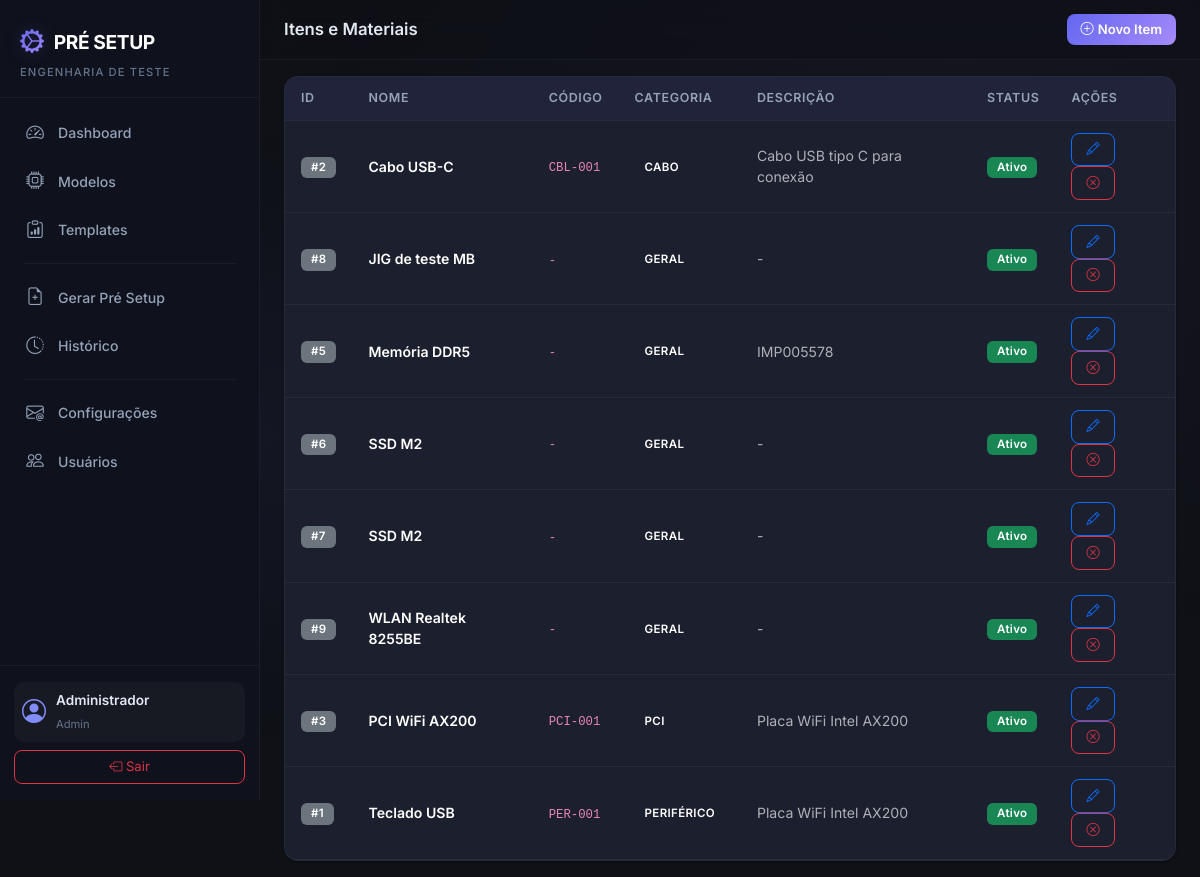
/items/ (signed in), run on the app's committed database.
### app/models.py (models this page shows, shortened)
class User(UserMixin, db.Model):
    __tablename__ = 'users'
    id = db.Column(db.Integer, primary_key=True)
    name = db.Column(db.String(150), nullable=False)
    email = db.Column(db.String(150), unique=True, nullable=False)
    password_hash = db.Column(db.String(256), nullable=False)
    profile = db.Column(db.String(50), nullable=False, default='Engenharia')  # Admin, Engenharia
    is_active_user = db.Column(db.Boolean, default=True)
    created_at = db.Column(db.DateTime, default=datetime.utcnow)
    setups = db.relationship('PreSetup', backref='user', lazy='dynamic')
    @property
    def is_active(self):
        return self.is_active_user

class Item(db.Model):
    __tablename__ = 'items'
    id = db.Column(db.Integer, primary_key=True)
    product_model_id = db.Column(db.Integer, db.ForeignKey('product_models.id'), nullable=True) # Temporarily nullable for migration
    name = db.Column(db.String(200), nullable=False)
    internal_code = db.Column(db.String(50), unique=False, nullable=True) # Removing unique constraint for simplicity
    category = db.Column(db.String(50), nullable=False, default='GERAL')
    description = db.Column(db.Text, nullable=True)
    image_filename = db.Column(db.String(300), nullable=True)
    quantity = db.Column(db.Integer, nullable=False, default=1)
    is_active = db.Column(db.Boolean, default=True)
    created_at = db.Column(db.DateTime, default=datetime.utcnow)

### app/items/routes.py (the view)
@items_bp.route('/')
@login_required
def index():
    items = Item.query.order_by(Item.category, Item.name).all()
    return render_template('items/index.html', items=items, categories=CATEGORIES)

### app/models.py (called while the page is built)
@login_manager.user_loader
def load_user(user_id):
    return User.query.get(int(user_id))

### app/templates/items/index.html (shortened to what this page needs)
{% extends "base.html" %}
{% block page_title %}Itens e Materiais{% endblock %}
{% block page_actions %}
<button class="btn btn-primary btn-sm" data-bs-toggle="modal" data-bs-target="#createModal">
    <i class="bi bi-plus-circle me-1"></i>Novo Item
</button>
{% endblock %}
{% block content %}
<div class="card card-custom">
    <div class="card-body p-0">
        {% if items %}
        <div class="table-responsive">
            <table class="table table-custom mb-0">
                <thead>
                    <tr>
                        <th>ID</th>
                        <th>Nome</th>
                        <th>Código</th>
                        <th>Categoria</th>
                        <th>Descrição</th>
                        <th>Status</th>
                        <th>Ações</th>
                    </tr>
                </thead>
                <tbody>
                    {% for item in items %}
                    <tr>
                        <td><span class="badge bg-secondary">#{{ item.id }}</span></td>
                        <td class="fw-semibold">{{ item.name }}</td>
                        <td><code>{{ item.internal_code or '-' }}</code></td>
                        <td><span class="badge bg-outline-category">{{ item.category }}</span></td>
                        <td class="text-muted small">{{ item.description or '-' }}</td>
                        <td>
                            {% if item.is_active %}
                                <span class="badge bg-success">Ativo</span>
                            {% else %}
                                <span class="badge bg-danger">Inativo</span>
                            {% endif %}
                        </td>
                        <td>
                            <button class="btn btn-sm btn-outline-primary" data-bs-toggle="modal" data-bs-target="#editModal{{ item.id }}" title="Editar">
                                <i class="bi bi-pencil"></i>
                            </button>
                            <form method="POST" action="{{ url_for('items.toggle_status', item_id=item.id) }}" class="d-inline">
                                <button type="submit" class="btn btn-sm btn-outline-{{ 'danger' if item.is_active else 'success' }}" title="{{ 'Desativar' if item.is_active else 'Ativar' }}">
                                    <i class="bi bi-{{ 'x-circle' if item.is_active else 'check-circle' }}"></i>
                                </button>
                            </form>
                        </td>
                    </tr>
                    {% endfor %}
                </tbody>
            </table>
        </div>
        {% else %}
        <div class="text-center py-5">
            <i class="bi bi-box-seam display-4 text-muted"></i>
            <p class="text-muted mt-3">Nenhum item cadastrado.</p>
        </div>
        {% endif %}
    </div>
</div>
{% endblock %}

### app/templates/base.html (shortened to what this page needs)
<!DOCTYPE html>
<html lang="pt-BR" data-bs-theme="dark">
<head>
    <link href="https://cdn.jsdelivr.net/npm/bootstrap@5.3.3/dist/css/bootstrap.min.css" rel="stylesheet">
    <link href="https://cdn.jsdelivr.net/npm/bootstrap-icons@1.11.3/font/bootstrap-icons.min.css" rel="stylesheet">
    <link rel="stylesheet" href="{{ url_for('static', filename='css/style.css') }}">
</head>
<body>
    {% if current_user.is_authenticated %}
    <nav class="sidebar" id="sidebar">
        <div class="sidebar-header">
            <div class="sidebar-brand">
                <i class="bi bi-gear-wide-connected"></i>
                <span>PRÉ SETUP</span>
            </div>
            <small class="sidebar-subtitle">Engenharia de Teste</small>
        </div>
        <ul class="sidebar-nav">
            <li class="sidebar-nav-item">
                <a href="{{ url_for('dashboard.index') }}" class="sidebar-nav-link {% if request.endpoint == 'dashboard.index' %}active{% endif %}">
                    <i class="bi bi-speedometer2"></i>
                    <span>Dashboard</span>
                </a>
            </li>
            <li class="sidebar-nav-item">
                <a href="{{ url_for('models_blueprint.index') }}" class="sidebar-nav-link {% if 'models_blueprint' in request.endpoint %}active{% endif %}">
                    <i class="bi bi-cpu"></i>
                    <span>Modelos</span>
                </a>
            </li>
            <li class="sidebar-nav-item">
                <a href="{{ url_for('templates_setup.index') }}" class="sidebar-nav-link {% if 'templates_setup' in request.endpoint %}active{% endif %}">
                    <i class="bi bi-clipboard-data"></i>
                    <span>Templates</span>
                </a>
            </li>
            <li class="sidebar-divider"></li>
            <li class="sidebar-nav-item">
                <a href="{{ url_for('setup_requests.generate_select') }}" class="sidebar-nav-link {% if request.endpoint == 'setup_requests.generate_select' or request.endpoint == 'setup_requests.generate_form' %}active{% endif %}">
                    <i class="bi bi-file-earmark-plus"></i>
                    <span>Gerar Pré Setup</span>
                </a>
            </li>
            <li class="sidebar-nav-item">
                <a href="{{ url_for('setup_requests.history') }}" class="sidebar-nav-link {% if request.endpoint == 'setup_requests.history' or request.endpoint == 'setup_requests.detail' %}active{% endif %}">
                    <i class="bi bi-clock-history"></i>
                    <span>Histórico</span>
                </a>
            </li>
            <li class="sidebar-divider"></li>
            <li class="sidebar-nav-item">
                <a href="{{ url_for('email_config.index') }}" class="sidebar-nav-link {% if 'email_config' in request.endpoint %}active{% endif %}">
                    <i class="bi bi-envelope-at"></i>
                    <span>Configurações</span>
                </a>
            </li>
            <li class="sidebar-nav-item">
                <a href="{{ url_for('users.index') }}" class="sidebar-nav-link {% if 'users' in request.endpoint %}active{% endif %}">
                    <i class="bi bi-people"></i>
                    <span>Usuários</span>
                </a>
            </li>
        </ul>
        <div class="sidebar-footer">
            <div class="sidebar-user">
                <i class="bi bi-person-circle"></i>
                <div>
                    <div class="sidebar-user-name">{{ current_user.name }}</div>
                    <small class="sidebar-user-role">{{ current_user.profile }}</small>
                </div>
            </div>
            <a href="{{ url_for('auth.logout') }}" class="btn btn-outline-danger btn-sm w-100 mt-2">
                <i class="bi bi-box-arrow-left"></i> Sair
            </a>
        </div>
    </nav>
    <main class="main-content">
        <div class="topbar">
            <h5 class="topbar-title">{% block page_title %}{% endblock %}</h5>
            <div class="topbar-actions">
                {% block page_actions %}{% endblock %}
            </div>
        </div>
        <div class="container-fluid px-4 py-3">
            {% block content %}{% endblock %}
        </div>
    </main>
    {% else %}
        {% block fullpage %}{% endblock %}
    {% endif %}
</body>
</html>

### data on the page
User: name "Administrador", profile "Admin"
Item: id "2", name "Cabo USB-C", internal_code "CBL-001", category "CABO", description "Cabo USB tipo C para conexão", is_active "Ativo"
Item: id "8", name "JIG de teste MB", internal_code "-", category "GERAL", description "-", is_active "Ativo"
Item: id "5", name "Memória DDR5", internal_code "-", category "GERAL", description "IMP005578", is_active "Ativo"
Item: id "6", name "SSD M2", internal_code "-", category "GERAL", description "-", is_active "Ativo"
Item: id "7", name "SSD M2", internal_code "-", category "GERAL", description "-", is_active "Ativo"
Item: id "9", name "WLAN Realtek 8255BE", internal_code "-", category "GERAL", description "-", is_active "Ativo"
Item: id "3", name "PCI WiFi AX200", internal_code "PCI-001", category "PCI", description "Placa WiFi Intel AX200", is_active "Ativo"
Item: id "1", name "Teclado USB", internal_code "PER-001", category "PERIFÉRICO", description "Placa WiFi Intel AX200", is_active "Ativo"
